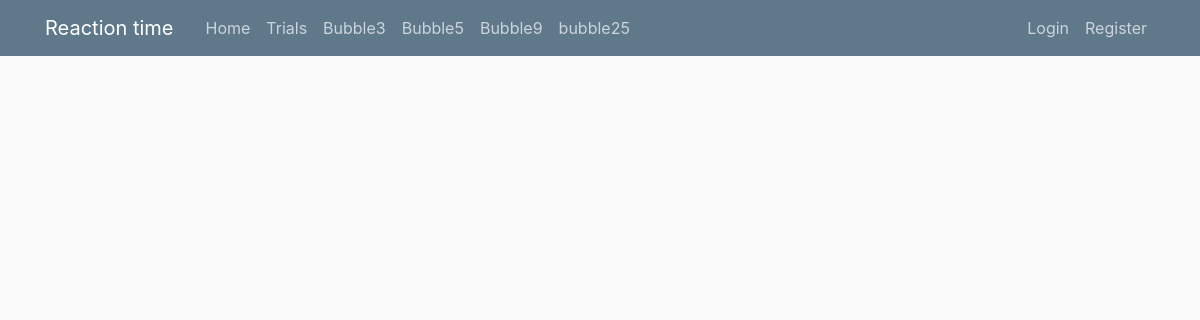
Before: /about with the older database file.
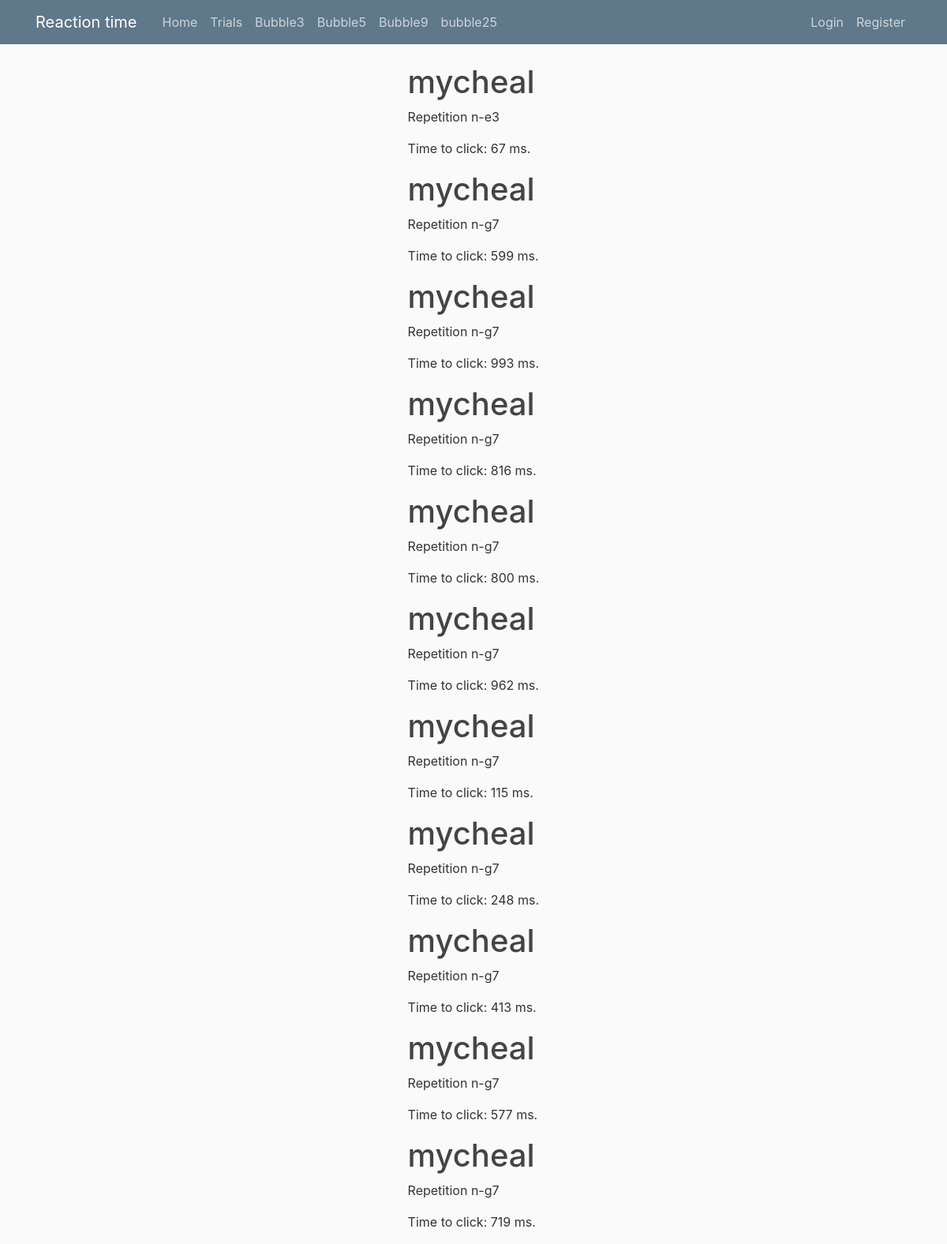
After: the same page with the newer database file.
### patterns/models.py (models this page shows, shortened)
class Post(models.Model):
    uniqueID        = models.AutoField(blank=True, primary_key=True)
    participantID   = models.ForeignKey(User, on_delete=models.CASCADE)
    representation  = models.CharField(max_length=100)
    numberofvalues  = models.CharField(max_length=100, default="Default value for numofval")
    repetition      = models.CharField(max_length=100, blank=True, null=True)
    values          = models.CharField(max_length=100, blank=True, null=True)
    correctanswer   = models.IntegerField(blank=True, null=True)
    answer          = models.IntegerField(blank=True, null=True)
    time            = models.IntegerField(blank=True, null=True)
    title = models.CharField(max_length=100)
    content = models.TextField()

### patterns/views.py (the view)
def about(request):
    if request.GET.get('Button') == 'Button':
        print('user clicked summary')
    context = {
        'posts': Post.objects.all()
    }
    return render(request, 'patterns/about.html', context)

### patterns/templates/patterns/about.html
{% extends "patterns/base.html" %}
{% block content %}
    {%  for post in posts %}
        <h1> {{ post.participantID }}</h1>
        <p> Repetition n-{{ post.repetition }}</p>
        <p> Time to click: {{ post.time }} ms.</p>
    {% endfor %}
{% endblock content %}

### patterns/templates/patterns/base.html (shortened to what this page needs)
{% load static %}
<!DOCTYPE html>
<html>
<head>
    <link rel="stylesheet" href="https://maxcdn.bootstrapcdn.com/bootstrap/4.0.0/css/bootstrap.min.css">
    <link rel="stylesheet" type="text/css" href="{%  static 'patterns/main.css' %}">
</head>
<body>
    <header class="site-header">
        <nav class="navbar navbar-expand-md navbar-dark bg-steel fixed-top">
            <div class="container">
              <a class="navbar-brand mr-4" href="{% url 'patterns-home'%}">Reaction time</a>
              <div class="collapse navbar-collapse" id="navbarToggle">
                <div class="navbar-nav mr-auto">
                    <a class="nav-item nav-link" href="{% url 'patterns-home' %}">Home</a>
                    <a class="nav-item nav-link" href="{% url 'patterns-about' %}">Trials</a>
                    <a class="nav-item nav-link" href="{% url 'patterns-pygalexample' %}">Bubble3</a>
                    <a class="nav-item nav-link" href="{% url 'patterns-bubble5' %}">Bubble5</a>
                    <a class="nav-item nav-link" href="{% url 'patterns-bubbleChart9' %}">Bubble9</a>
                    <a class="nav-item nav-link" href="{% url 'patterns-bubble25' %}">bubble25</a>
                </div>
                <div class="navbar-nav">
                    {% if user.is_authenticated %}
                        <a class="nav-item nav-link" href="{% url 'profile' %}">Profile</a>
                        <a class="nav-item nav-link" href="{% url 'logout' %}">Logout</a>
                    {% else %}
                        <a class="nav-item nav-link" href="{% url 'login' %}">Login</a>
                        <a class="nav-item nav-link" href="{% url 'register' %}">Register</a>
                    {% endif %}
                </div>
              </div>
            </div>
        </nav>
    </header>
    <main role="main" class="container-fluid">
          <div class="row justify-content-center">
              <div class="col-auto justify-content-center">
                  {% block content %}   {% endblock %}
              </div>
          </div>
    </main>
</body>
</html>

### patterns/static/patterns/main.css (style rules this page uses)
body { background: #fafafa; color: #333333; margin-top: 5rem; }
h1, h2, h3, h4, h5, h6 { color: #444444; }
.bg-steel { background-color: #5f788a; }
.site-header .navbar-nav .nav-link { color: #cbd5db; }

Changed rows visible on the page:
added Post: participantID "mycheal", repetition "e3", time "67"
added Post: participantID "mycheal", repetition "g7", time "599"
added Post: participantID "mycheal", repetition "g7", time "993"
added Post: participantID "mycheal", repetition "g7", time "816"
added Post: participantID "mycheal", repetition "g7", time "800"
added Post: participantID "mycheal", repetition "g7", time "962"
added Post: participantID "mycheal", repetition "g7", time "115"
added Post: participantID "mycheal", repetition "g7", time "248"
added Post: participantID "mycheal", repetition "g7", time "413"
added Post: participantID "mycheal", repetition "g7", time "577"
added Post: participantID "mycheal", repetition "g7", time "719"
